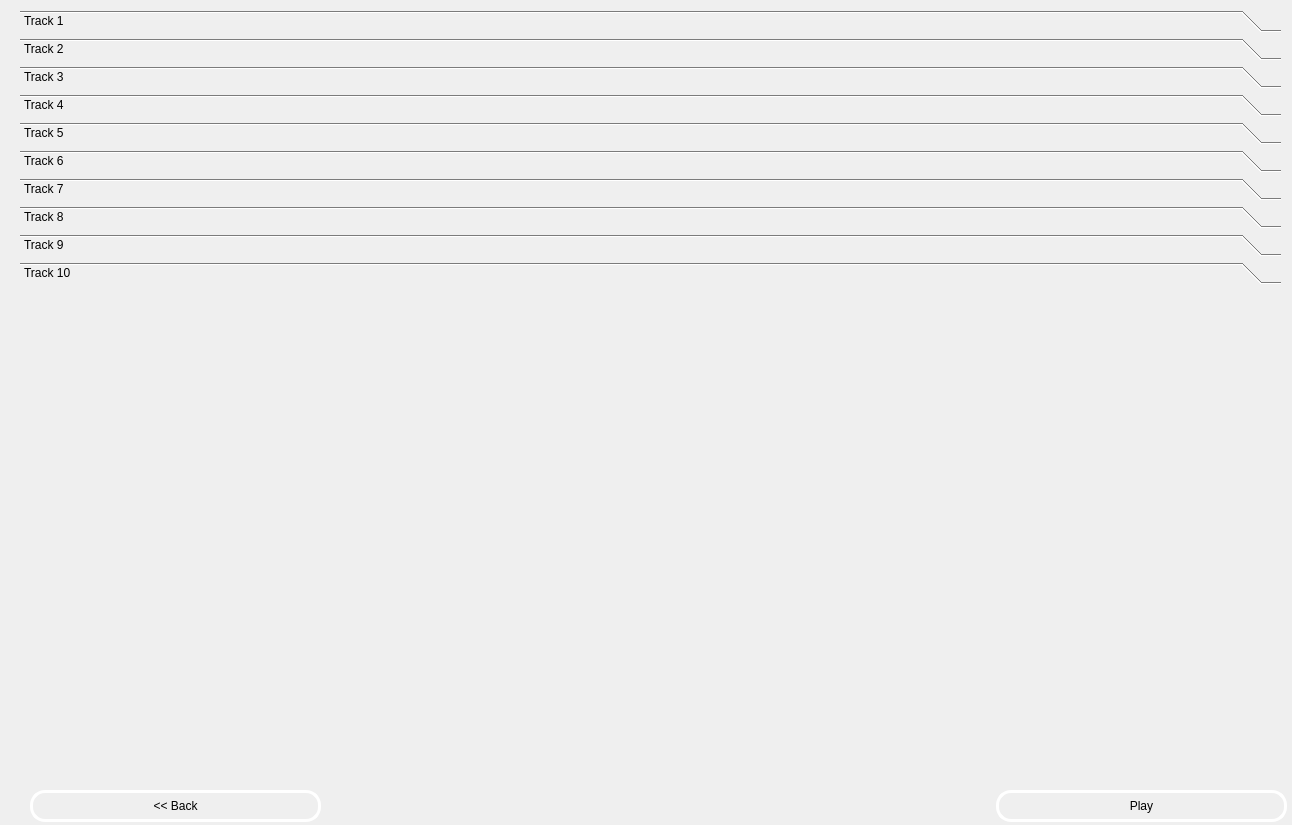
<?xml version="1.0" encoding="UTF-8"?>
<ui version="4.0">
 <class>SelectTrack</class>
 <widget class="QDialog" name="SelectTrack">
  <property name="geometry">
   <rect>
    <x>0</x>
    <y>0</y>
    <width>1292</width>
    <height>825</height>
   </rect>
  </property>
  <property name="windowTitle">
   <string>Select Track</string>
  </property>
  <widget class="QPushButton" name="pushButton">
   <property name="geometry">
    <rect>
     <x>996</x>
     <y>790</y>
     <width>291</width>
     <height>32</height>
    </rect>
   </property>
   <property name="styleSheet">
    <string notr="true">border:3px solid white;
border-radius:15px;</string>
   </property>
   <property name="text">
    <string>Play</string>
   </property>
  </widget>
  <widget class="QToolBox" name="toolBox">
   <property name="geometry">
    <rect>
     <x>20</x>
     <y>10</y>
     <width>1261</width>
     <height>771</height>
    </rect>
   </property>
   <property name="currentIndex">
    <number>9</number>
   </property>
   <widget class="QWidget" name="Track_1">
    <property name="geometry">
     <rect>
      <x>0</x>
      <y>0</y>
      <width>1261</width>
      <height>411</height>
     </rect>
    </property>
    <attribute name="label">
     <string>Track 1</string>
    </attribute>
   </widget>
   <widget class="QWidget" name="Track_2">
    <property name="geometry">
     <rect>
      <x>0</x>
      <y>0</y>
      <width>1261</width>
      <height>411</height>
     </rect>
    </property>
    <attribute name="label">
     <string>Track 2</string>
    </attribute>
   </widget>
   <widget class="QWidget" name="Track_3">
    <property name="geometry">
     <rect>
      <x>0</x>
      <y>0</y>
      <width>1261</width>
      <height>411</height>
     </rect>
    </property>
    <attribute name="label">
     <string>Track 3</string>
    </attribute>
    <widget class="QWidget" name="widget" native="true">
     <property name="geometry">
      <rect>
       <x>380</x>
       <y>350</y>
       <width>120</width>
       <height>80</height>
      </rect>
     </property>
    </widget>
   </widget>
   <widget class="QWidget" name="Track_4">
    <property name="geometry">
     <rect>
      <x>0</x>
      <y>0</y>
      <width>1261</width>
      <height>411</height>
     </rect>
    </property>
    <attribute name="label">
     <string>Track 4</string>
    </attribute>
   </widget>
   <widget class="QWidget" name="Track_5">
    <property name="geometry">
     <rect>
      <x>0</x>
      <y>0</y>
      <width>1261</width>
      <height>411</height>
     </rect>
    </property>
    <attribute name="label">
     <string>Track 5</string>
    </attribute>
   </widget>
   <widget class="QWidget" name="Track_6">
    <property name="geometry">
     <rect>
      <x>0</x>
      <y>0</y>
      <width>1261</width>
      <height>411</height>
     </rect>
    </property>
    <attribute name="label">
     <string>Track 6</string>
    </attribute>
   </widget>
   <widget class="QWidget" name="Track_7">
    <property name="geometry">
     <rect>
      <x>0</x>
      <y>0</y>
      <width>1261</width>
      <height>411</height>
     </rect>
    </property>
    <attribute name="label">
     <string>Track 7</string>
    </attribute>
   </widget>
   <widget class="QWidget" name="Track_8">
    <property name="geometry">
     <rect>
      <x>0</x>
      <y>0</y>
      <width>1261</width>
      <height>411</height>
     </rect>
    </property>
    <attribute name="label">
     <string>Track 8</string>
    </attribute>
   </widget>
   <widget class="QWidget" name="Track_9">
    <property name="geometry">
     <rect>
      <x>0</x>
      <y>0</y>
      <width>1261</width>
      <height>411</height>
     </rect>
    </property>
    <attribute name="label">
     <string>Track 9</string>
    </attribute>
   </widget>
   <widget class="QWidget" name="Track_10">
    <property name="geometry">
     <rect>
      <x>0</x>
      <y>0</y>
      <width>1261</width>
      <height>411</height>
     </rect>
    </property>
    <attribute name="label">
     <string>Track 10</string>
    </attribute>
   </widget>
  </widget>
  <widget class="QPushButton" name="back">
   <property name="geometry">
    <rect>
     <x>30</x>
     <y>790</y>
     <width>291</width>
     <height>32</height>
    </rect>
   </property>
   <property name="styleSheet">
    <string notr="true">border:3px solid white;
border-radius:15px;</string>
   </property>
   <property name="text">
    <string>&lt;&lt; Back</string>
   </property>
  </widget>
 </widget>
 <resources/>
 <connections/>
</ui>
